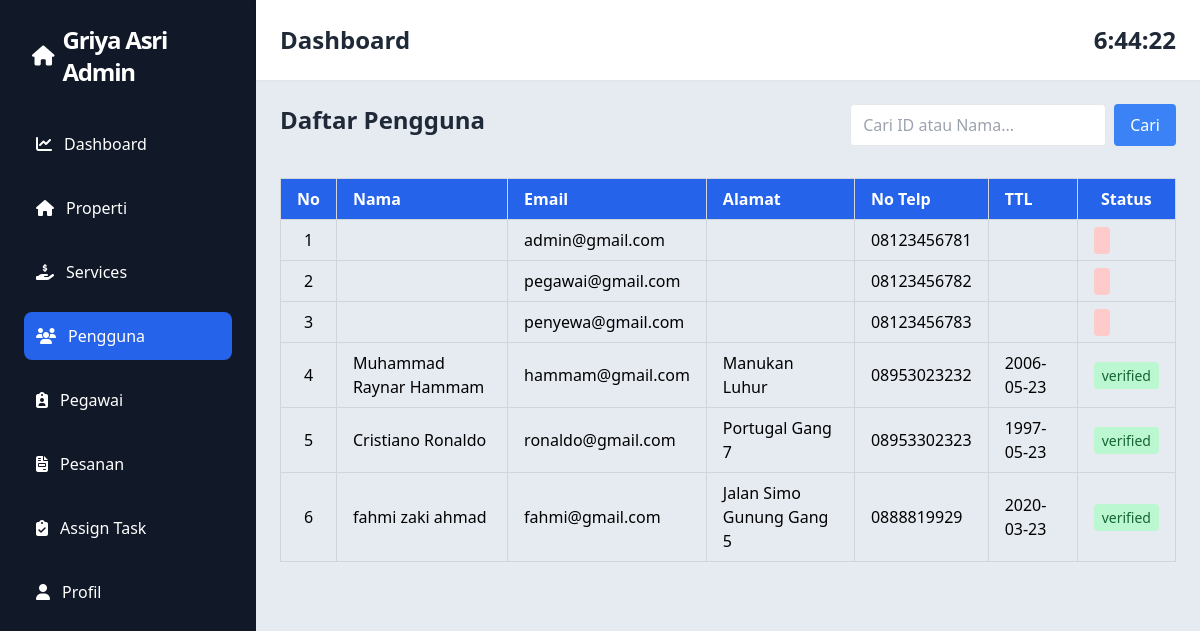
Page /admin/list-user.php on the committed database.
### tables this page shows
CREATE TABLE settings (
    `key` VARCHAR(100) PRIMARY KEY,
    `value` TEXT
);

CREATE TABLE `users` (
  `id` bigint(20) UNSIGNED NOT NULL,
  `name` varchar(255) NOT NULL,
  `nickname` varchar(255) NOT NULL,
  `full_name_ktp` varchar(255) DEFAULT NULL,
  `email` varchar(255) NOT NULL,
  `address` text DEFAULT NULL,
  `phone` varchar(255) DEFAULT NULL,
  `email_verified_at` timestamp NULL DEFAULT NULL,
  `password` varchar(255) NOT NULL,
  `ktp_photo` varchar(255) DEFAULT NULL,
  `selfie_photo` varchar(255) DEFAULT NULL,
  `is_verified` enum('pending','verified','rejected') DEFAULT NULL,
  `role` enum('admin','pegawai','penyewa') NOT NULL DEFAULT 'penyewa',
  `gender` enum('Laki-laki','Perempuan') DEFAULT NULL,
  `birth_date` date DEFAULT NULL,
  `remember_token` varchar(100) DEFAULT NULL,
  `created_at` timestamp NULL DEFAULT NULL,
  `updated_at` timestamp NULL DEFAULT NULL
);

### config/database.php (called while the page is built, shortened)
<?php
function getSetting($conn, $key)
{
    $stmt = $conn->prepare("SELECT value FROM settings WHERE `key`=?");
    $stmt->bind_param("s", $key);
    $stmt->execute();
    $result = $stmt->get_result()->fetch_assoc();
    return $result['value'] ?? '';
}

### admin/list-user.php (the view, shortened to what this page needs)
<?php
include '../config/database.php';
$sql = "SELECT * FROM users";
$stmt = $conn->prepare($sql);
$stmt->execute();
$result = $stmt->get_result();
?>
<div class="">
    <div class="header-content flex justify-between mb-4 align-middle">
        <h1 class="text-2xl font-bold text-gray-800">Daftar Pengguna</h1>
        <form method="GET" class="mb-4 flex gap-2">
            <input
                type="text"
                name="search"
                placeholder="Cari ID atau Nama..."
                value="<?= isset($_GET['search']) ? htmlspecialchars($_GET['search']) : '' ?>"
                class="border px-3 py-2 rounded w-64">
            <button type="submit" class="bg-blue-500 text-white px-4 py-2 rounded">
                Cari
            </button>
        </form>
    </div>
    <table class="w-full border-collapse border border-gray-300">
        <thead class="bg-blue-600 text-white">
            <tr>
                <th class="border border-gray-300 px-4 py-2 text-center">No</th>
                <th class="border border-gray-300 px-4 py-2 text-left">Nama</th>
                <th class="border border-gray-300 px-4 py-2 text-left">Email</th>
                <th class="border border-gray-300 px-4 py-2 text-left">Alamat</th>
                <th class="border border-gray-300 px-4 py-2 text-left">No Telp</th>
                <th class="border border-gray-300 px-4 py-2 text-left">TTL</th>
                <th class="border border-gray-300 px-4 py-2 text-center">Status</th>
            </tr>
        </thead>
        <tbody>
            <?php
            if ($result->num_rows > 0) {
                $no = 1;
                while ($row = $result->fetch_assoc()) {
                    echo "<tr class='hover:bg-gray-100 border-b border-gray-300'>";
                    echo "<td class='border border-gray-300 px-4 py-2 text-center'>" . $no++ . "</td>";
                    echo "<td class='border border-gray-300 px-4 py-2'>" . htmlspecialchars($row['full_name_ktp'] ?? '') . "</td>";
                    echo "<td class='border border-gray-300 px-4 py-2'>" . htmlspecialchars($row['email'] ?? '') . "</td>";
                    echo "<td class='border border-gray-300 px-4 py-2'>" . htmlspecialchars($row['address'] ?? '') . "</td>";
                    echo "<td class='border border-gray-300 px-4 py-2'>" . htmlspecialchars($row['phone'] ?? '') . "</td>";
                    echo "<td class='border border-gray-300 px-4 py-2'>" . htmlspecialchars($row['birth_date'] ?? '') . "</td>";
                    echo "<td class='border border-gray-300 px-4 py-2'><span class='px-2 py-1 rounded text-sm " . ($row['is_verified'] === 'verified' ? 'bg-green-200 text-green-800' : ($row['is_verified'] === 'pending' ? 'bg-yellow-200 text-yellow-800' : 'bg-red-200 text-red-800')) . "'>" . htmlspecialchars($row['is_verified'] ?? '') . "</span></td>";
                    echo "</tr>";
                }
            } else {
                echo "<tr><td colspan='6' class='py-3' style='text-align:center;'>Tidak ada data Pengguna</td></tr>";
            }
            ?>
</div>
<?php
$content = ob_get_clean();
$useractive = "active";
include 'layouts/app.php';
?>

### admin/layouts/app.php (shortened to what this page needs)
<!DOCTYPE html>
<html lang="id">
<head>
    <script src="https://cdn.tailwindcss.com"></script>
    <link rel="stylesheet" href="https://cdnjs.cloudflare.com/ajax/libs/font-awesome/6.4.0/css/all.min.css">
</head>
<body class="bg-gray-100" onload="startTime()">
    <div class="flex h-screen">
        <div class="w-64 bg-gray-900 text-white p-6">
            <a href="index.php" class="flex gap-2 mb-8 items-center mx-2">
                <i class="fas fa-home text-white text-xl"></i>
                <h1 class="text-2xl font-black text-primary tracking-tighter flex items-center gap-2"><?= getSetting($conn, 'site_title'); ?></h1>
            </a>
            <nav class="space-y-4">
                <a href="index.php" class="<?= $indexactive ?> flex items-center space-x-3 p-3 hover:bg-gray-800 rounded-lg transition">
                    <i class="fas fa-chart-line"></i>
                    <span>Dashboard</span>
                </a>
                <a href="list-properti.php" class="<?= $propertiactive ?> flex items-center space-x-3 p-3 hover:bg-gray-800 rounded-lg transition">
                    <i class="fas fa-home"></i>
                    <span>Properti</span>
                </a>
                <a href="list-service.php" class="<?= $serviceactive ?> flex items-center space-x-3 p-3 hover:bg-gray-800 rounded-lg transition">
                    <i class="fa-solid fa-hand-holding-dollar"></i>
                    <span>Services</span>
                </a>
                <a href="list-user.php" class="<?= $useractive ?> flex items-center space-x-3 p-3 hover:bg-gray-800 rounded-lg transition">
                    <i class="fas fa-users"></i>
                    <span>Pengguna</span>
                </a>
                <a href="pegawai.php" class="<?= $pegawaiactive ?> flex items-center space-x-3 p-3 hover:bg-gray-800 rounded-lg transition">
                    <i class="fa-solid fa-clipboard-user"></i>
                    <span>Pegawai</span>
                </a>
                <a href="list-pesanan.php" class="<?= $pesananactive ?> flex items-center space-x-3 p-3 hover:bg-gray-800 rounded-lg transition">
                    <i class="fas fa-file-invoice"></i>
                    <span>Pesanan</span>
                </a>
                <a href="assign-task.php" class="<?= $taskactive ?> flex items-center space-x-3 p-3 hover:bg-gray-800 rounded-lg transition">
                    <i class="fa-solid fa-clipboard-check"></i>
                    <span>Assign Task</span>
                </a>
                <a href="profile.php" class="<?= $profileactive ?> flex items-center space-x-3 p-3 hover:bg-gray-800 rounded-lg transition">
                    <i class="fas fa-user"></i>
                    <span>Profil</span>
                </a>
            </nav>
        </div>
        <div class="flex-1 flex flex-col">
            <div class="bg-white shadow p-6 flex justify-between items-center">
                <h2 class="text-2xl font-bold text-gray-800">Dashboard</h2>
                <div class="text-2xl font-bold text-gray-800" id="jam"></div>
            </div>
            <div class="flex-1 overflow-auto p-6 bg-slate-200/75">
                <?= $content ?>
            </div>
        </div>
    </div>
</body>
</html>

### admin/layouts/app.php (style rules this page uses)
.active { background-color: #2563eb; border-radius: 0.5rem; }

### rows in the picture
settings: value "Griya Asri Admin"
users: email "admin@gmail.com", phone "08123456781"
users: email "pegawai@gmail.com", phone "08123456782"
users: email "penyewa@gmail.com", phone "08123456783"
users: full_name_ktp "Muhammad Raynar Hammam", email "hammam@gmail.com", address "Manukan Luhur", phone "08953023232", birth_date "2006-05-23", is_verified "verified"
users: full_name_ktp "Cristiano Ronaldo", email "ronaldo@gmail.com", address "Portugal Gang 7", phone "08953302323", birth_date "1997-05-23", is_verified "verified"
users: full_name_ktp "fahmi zaki ahmad", email "fahmi@gmail.com", address "Jalan Simo Gunung Gang 5", phone "0888819929", birth_date "2020-03-23", is_verified "verified"
